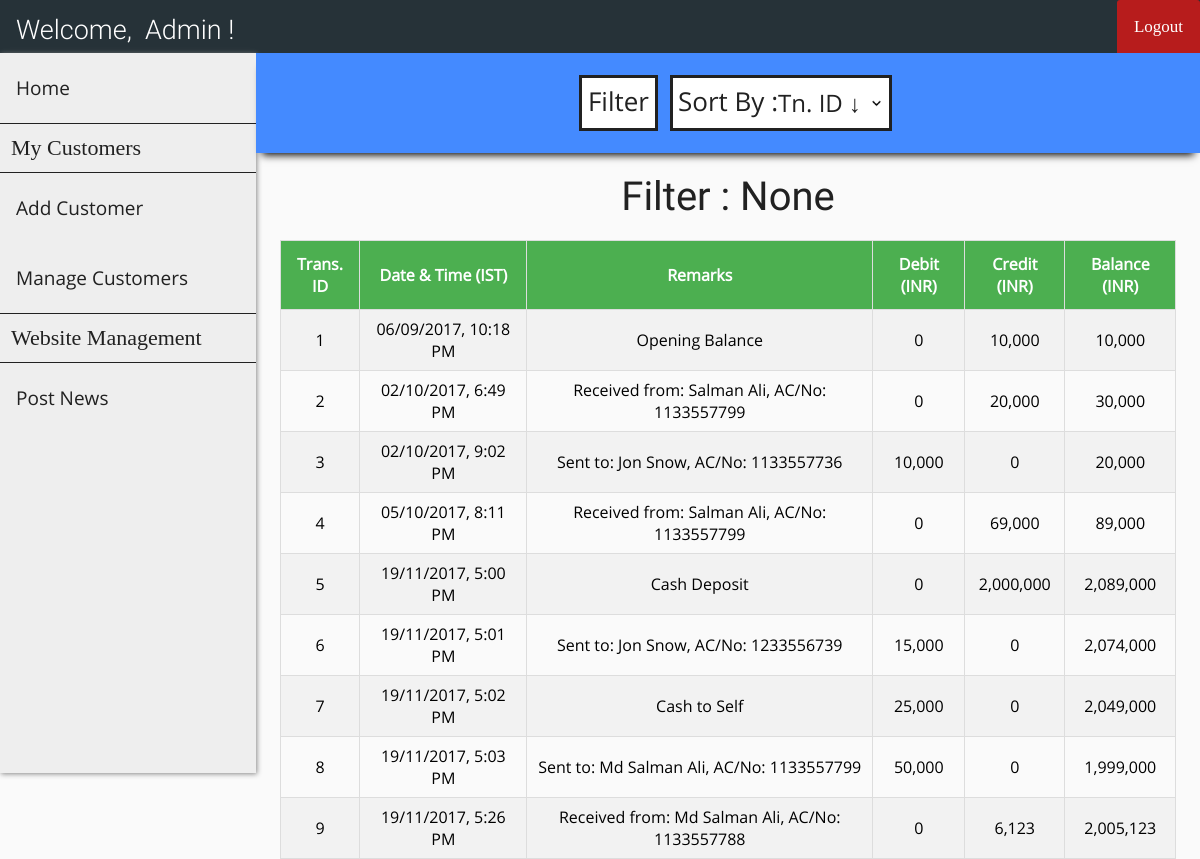
Page /transactions.php?cust_id=1 (signed in) on the earlier database version.
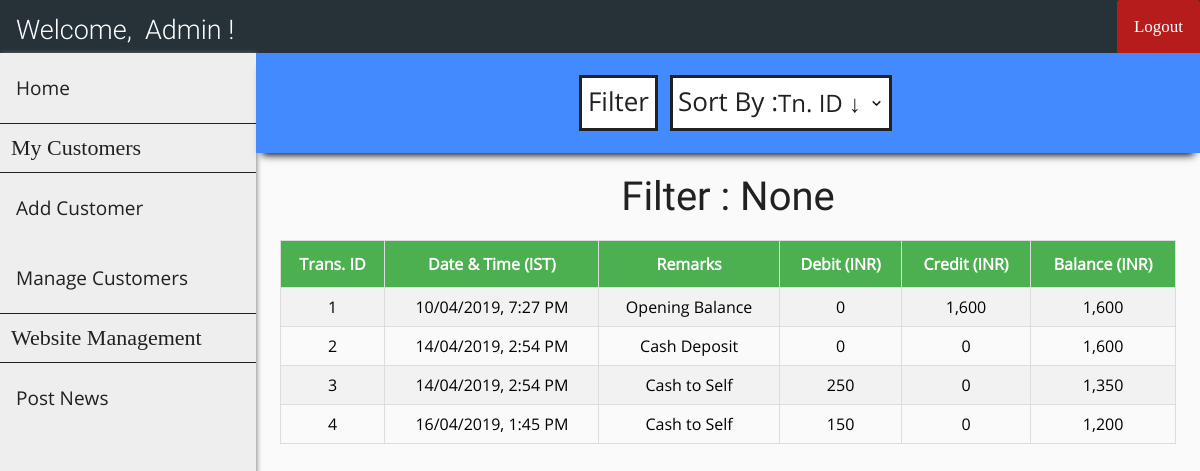
Same page on the later database version.
### tables this page shows
CREATE TABLE `passbook1` (
  `trans_id` int(11) NOT NULL,
  `trans_date` datetime DEFAULT NULL,
  `remarks` varchar(255) DEFAULT NULL,
  `debit` int(11) DEFAULT NULL,
  `credit` int(11) DEFAULT NULL,
  `balance` int(11) DEFAULT NULL
);

### transactions.php (the view, shortened to what this page needs)
<?php
    include "connect.php";
    include "header.php";
    include "user_navbar.php";
    include "admin_sidebar.php";
    $sql0 = "SELECT * FROM passbook".$_SESSION['cust_id'];
    $filter_indicator = "None";
?>
<!DOCTYPE html>
<html>
<head>
    <link rel="stylesheet" href="transactions_style.css">
</head>
<body>
    <div class="search-bar-wrapper">
        <div class="search-bar" id="the-search-bar">
            <div class="flex-item-search-bar" id="fi-search-bar">
                <button id="search" onclick="document.getElementById('id01').style.display='block'">Filter</button>
                <div class="flex-item-by">
                    <label id="sort">Sort By :</label>
                </div>
                <div class="flex-item-search-by">
                    <select name="by" onChange="window.location.href=this.value">
                        <option selected disabled hidden>
                            <?php if (empty($_GET['sort'])) {?>Tn. ID &darr;<?php } ?>
                        </option>
                    </select>
                </div>
            </div>
        </div>
    </div>
    <div class="flex-container">
        <p id="none">Filter : <?php echo $filter_indicator ?></p>
    </div>
    <div class="flex-container">
        <?php
            $result = $conn->query($sql0);
            if ($result->num_rows > 0) {?>
                <table id="transactions">
                    <tr>
                        <th>Trans. ID</th>
                        <th>Date & Time (IST)</th>
                        <th>Remarks</th>
                        <th>Debit (INR)</th>
                        <th>Credit (INR)</th>
                        <th>Balance (INR)</th>
                    </tr>
        <?php
            while($row = $result->fetch_assoc()) {?>
                    <tr>
                        <td><?php echo $row["trans_id"]; ?></td>
                        <td>
                            <?php
                                $time = strtotime($row["trans_date"]);
                                $sanitized_time = date("d/m/Y, g:i A", $time);
                                echo $sanitized_time;
                             ?>
                        </td>
                        <td><?php echo $row["remarks"]; ?></td>
                        <td><?php echo number_format($row["debit"]); ?></td>
                        <td><?php echo number_format($row["credit"]); ?></td>
                        <td><?php echo number_format($row["balance"]); ?></td>
                    </tr>
            <?php } ?>
            </table>
            <?php
            } else {  ?>
                <p id="none"> No results found :(</p>
            <?php }
            $conn->close(); ?>
    </div>
</body>
</html>

### header.php (shortened to what this page needs)
<!DOCTYPE html>
<html>
<head>
    <link rel="stylesheet" href="header_style.css">
</head>
<body>
</body>
</html>

### user_navbar.php (shortened to what this page needs)
<!DOCTYPE html>
<html>
<head>
    <link rel="stylesheet" href="user_navbar_style.css">
</head>
<body>
    <div class="nav-wrapper">
        <div class="topnav" id="theTopNav">
            <a id="user">Welcome, &nbspAdmin !</a>
            <a id="logout" href="logout_action.php" style="border-top-left-radius: 3px;"
                    onclick="return confirm('Are you sure?')">Logout</a>
        </div>
    </div>
</body>
</html>

### admin_sidebar.php (shortened to what this page needs)
<!DOCTYPE html>
<html>
<head>
    <link rel="stylesheet" href="admin_sidebar_style.css">
</head>
<body>
    <div class="sidenav" id="theSideNav">
        <a href="admin_home.php">Home</a>
        <a id="label">My Customers</a>
        <a href="admin_add_customer.php">Add Customer</a>
        <a href="manage_customers.php">Manage Customers</a>
        <a id="label">Website Management</a>
        <a href="post_news.php">Post News</a>
    </div>
</body>
</html>

### header_style.css (style rules this page uses)
body { margin: 0; padding: 0; background-color: #FAFAFA; }

### user_navbar_style.css (style rules this page uses)
.nav-wrapper { height: 53px; background: #333; }
.nav-wrapper .topnav { background-color: #263238; overflow: hidden; height: 53px; }
.topnav a[id="user"] { float: left; display: block; color: white; text-align: center; padding: 14px 16px; text-decoration: none; font-size: 27px; font-family: Roboto-Light; }
.topnav a[id="logout"] { float: right; display: block; color: white; text-align: center; padding: 17px 17px; text-decoration: none; font-size: 17px; font-family: OpenSans-Bold; background-color: #b71c1c; border-top-right-radius: 3px; }

### admin_sidebar_style.css (style rules this page uses)
.sidenav { width: 256px; background-color: #eee; height: 90vh; float: left; overflow-y: auto; box-shadow: 1px 1px 5px #888888; }
.sidenav a { font-family: OpenSans-Regular; font-size: 19px; color: #212121; display: block; padding: 22px 16px; text-decoration: none; }
.sidenav a[id="label"] { font-family: OpenSans-Bold; font-size: 22px; color: #212121; display: block; padding: 11px; text-decoration: none; border-top: 1px solid #212121; border-bottom: 1px solid #212121; }

### transactions_style.css (style rules this page uses)
.flex-container { display: -webkit-flex; display: flex; margin-left: 256px; width: auto; height: auto; padding-top: 20px; flex-direction: column; overflow-x: auto; }
.search-bar-wrapper { height: 100px; }
.search-bar-wrapper .search-bar { display: -webkit-flex; display: flex; margin-left: 256px; position: relative; width: auto; height: 100px; flex-direction: column; background-color: #448AFF; box-shadow: 0 8px 8px -6px black; overflow: hidden; }
label[id="sort"] { display: block; float: left; color: #212121; font-family: OpenSans-Regular; font-size: 26px; background-color: white; border: 3px solid #212121; border-right: 0; margin: 12px; margin-right: 0px; height: 45px; padding-top: 5px; padding-left: 5px; }
select { font-family: OpenSans-Regular; color: #212121; font-size: 24px; background: url("images/down_arrow.png") 96% / 15% no-repeat #eee; -webkit-appearance: none; -moz-appearance: none; background-color: white; border: 3px solid #212121; border-left: 0; margin: 12px; margin-left: 0px; height: 56px; width: 115%; }
.flex-item-search-bar { display: -webkit-flex; display: flex; flex-direction: row; margin: auto; width: auto; height: auto; }
button[id="search"] { font-family: OpenSans-Regular; color: #212121; font-size: 26px; background-color: white; cursor: pointer; height: 40px; margin-top: 12px; padding-top: 5px; padding-bottom: 45px; border: 3px solid #212121; }
label { display: block; float: left; color: #212121; font-family: OpenSans-Bold; font-size: 20px; }
#transactions { font-family: OpenSans-Regular; border-collapse: collapse; width: 80%; margin: auto; }
@media screen and (max-width: 1280px) { #transactions { width: 95%; } }
#transactions td, #transactions th { text-align: center; border: 1px solid #ddd; padding: 8px; }
#transactions tr:nth-child(even) { background-color: #f2f2f2; }
#transactions th { padding-top: 12px; padding-bottom: 12px; background-color: #4CAF50; color: white; }
p[id="none"] { margin: auto; font-size: 40px; color: #212121; font-family: Roboto-Regular; }

Differences in the rows shown:
removed passbook1: trans_id "5", trans_date "19/11/2017, 5:00 PM", remarks "Cash Deposit", debit "0", credit "2,000,000", balance "2,089,000"
removed passbook1: trans_id "6", trans_date "19/11/2017, 5:01 PM", remarks "Sent to: Jon Snow, AC/No: 1233556739", debit "15,000", credit "0", balance "2,074,000"
removed passbook1: trans_id "7", trans_date "19/11/2017, 5:02 PM", remarks "Cash to Self", debit "25,000", credit "0", balance "2,049,000"
removed passbook1: trans_id "8", trans_date "19/11/2017, 5:03 PM", remarks "Sent to: Md Salman Ali, AC/No: 1133557799", debit "50,000", credit "0", balance "1,999,000"
removed passbook1: trans_id "9", trans_date "19/11/2017, 5:26 PM", remarks "Received from: Md Salman Ali, AC/No: 1133557788", debit "0", credit "6,123", balance "2,005,123"
changed passbook1 "Opening Balance": trans_date "06/09/2017, 10:18 PM" → "10/04/2019, 7:27 PM"; credit "10,000" → "1,600"; balance "10,000" → "1,600"
changed passbook1 id 2: trans_date "02/10/2017, 6:49 PM" → "14/04/2019, 2:54 PM"; remarks "Received from: Salman Ali, AC/No: 1133557799" → "Cash Deposit"; credit "20,000" → "0"; balance "30,000" → "1,600"
changed passbook1 id 3: trans_date "02/10/2017, 9:02 PM" → "14/04/2019, 2:54 PM"; remarks "Sent to: Jon Snow, AC/No: 1133557736" → "Cash to Self"; debit "10,000" → "250"; balance "20,000" → "1,350"
changed passbook1 id 4: trans_date "05/10/2017, 8:11 PM" → "16/04/2019, 1:45 PM"; remarks "Received from: Salman Ali, AC/No: 1133557799" → "Cash to Self"; debit "0" → "150"; credit "69,000" → "0"; balance "89,000" → "1,200"
